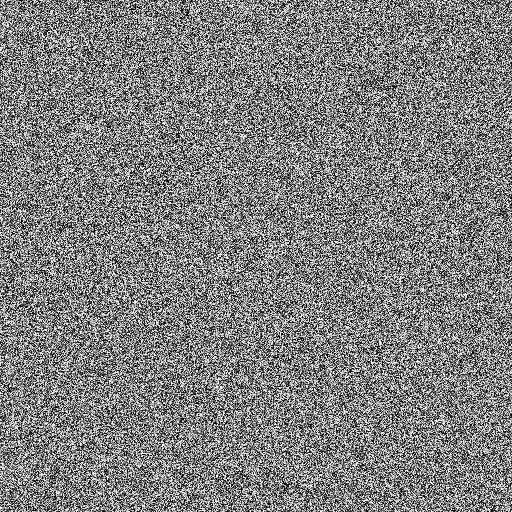
#> input picture lena_cifrado.bmp, 512 x 512 px
$ python ataques_diferencial.py
#> lines starting #> are read from the running program, lines starting #| are printed output that depends on the picture; long printed decimals are rounded
import cv2
import numpy as np

def uaci(original, cifrada):
    diff = np.abs(original.astype(np.int16) - cifrada.astype(np.int16))
    uaci = np.mean(diff) / 255 * 100
    return uaci


def npcr(imagem_original, imagem_modificada):
    diff = imagem_original != imagem_modificada
    npcr = np.sum(diff) / diff.size * 100
    return npcr


enc_original = cv2.imread('lena_cifrado.bmp', cv2.IMREAD_GRAYSCALE)
#> enc_original is the input picture: shape (512, 512); min 0, max 255, mean 127.6
enc_cifrada = cv2.imread('lena_cifrado_1pixel.bmp', cv2.IMREAD_GRAYSCALE)
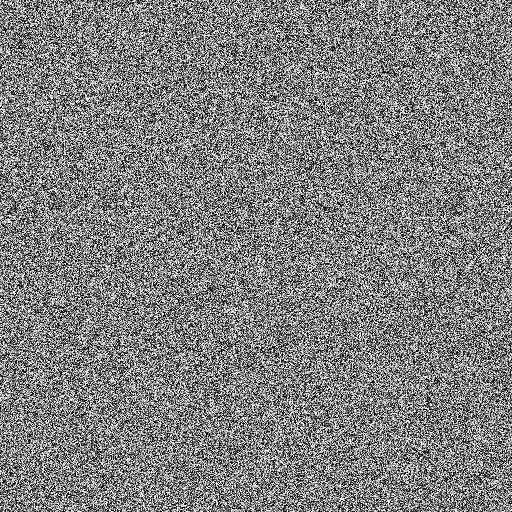
#> input picture lena_cifrado_1pixel.bmp, 512 x 512 px
#> enc_cifrada is the input picture: shape (512, 512); min 0, max 255, mean 127.5

resultado_uaci  = uaci(enc_original, enc_cifrada)
#> in uaci, `diff = np.abs(original.astype(np.int16) - cifrada.astype(np.int16))`:
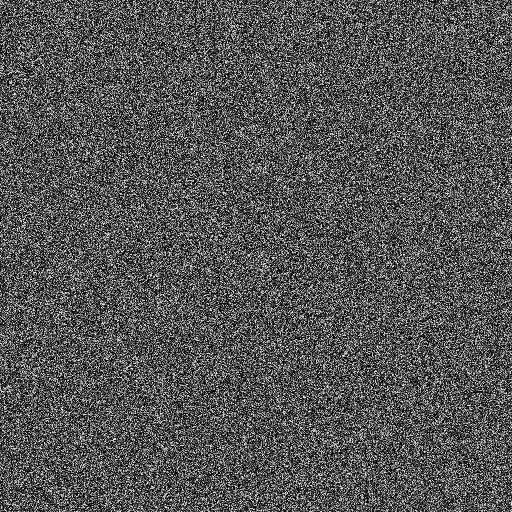
#> diff: shape (512, 512) int16; min 0, max 255, mean 85.5
#> in uaci, `uaci = np.mean(diff) / 255 * 100`: uaci = 33.53
#> resultado_uaci = 33.53
print('UACI: ', resultado_uaci)
#| UACI:  33.533

resultado_nrpc = npcr(enc_original, enc_cifrada)
#> in npcr, `diff = imagem_original != imagem_modificada`:
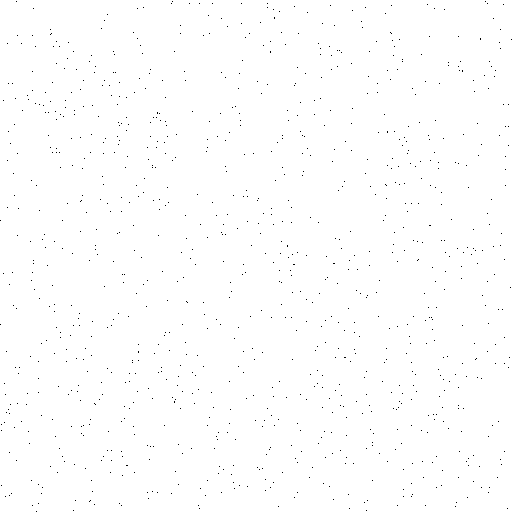
#> diff: shape (512, 512) bool; 99.6% white; black in thin lines or dots
#> in npcr, `npcr = np.sum(diff) / diff.size * 100`: npcr = 99.6
#> resultado_nrpc = 99.6
print("NRPC: {:.4f}%".format(resultado_nrpc))
#| NRPC: 99.6010%
